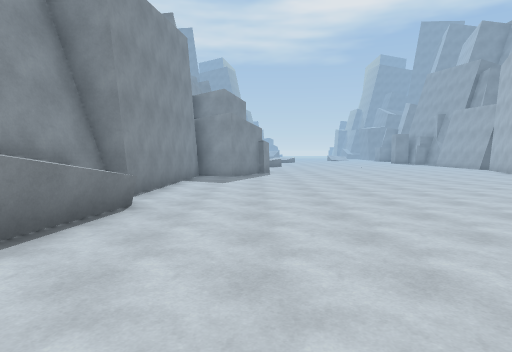
View 1 (above)

21 first-person views from a walk through a 3-D level made in the Unity game engine. The camera is 1.5 m above the floor, tilts 4° down and sees 75° across. The floor is counted in squares, 1.81 m on a side. Each view is taken from the middle of a square. On the plan, view 1 faces up. The plan holds only what a view shows up to about 11 squares ahead; the rest is blank. The place goes on beyond the plan. The player is left out.

View 2
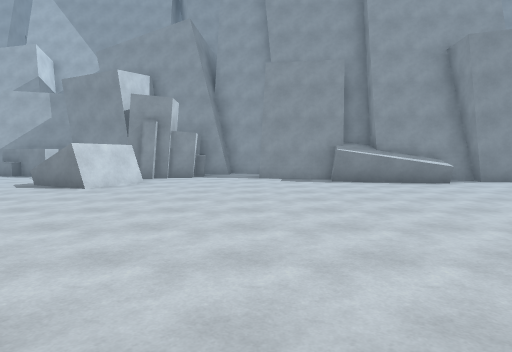

View 3
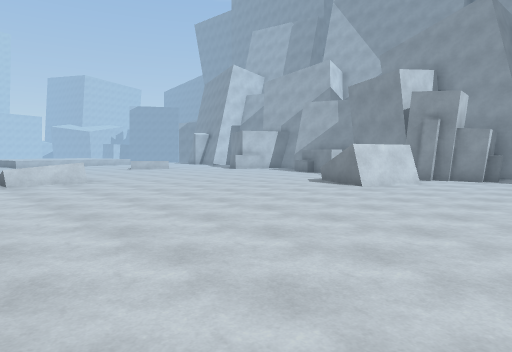

View 4
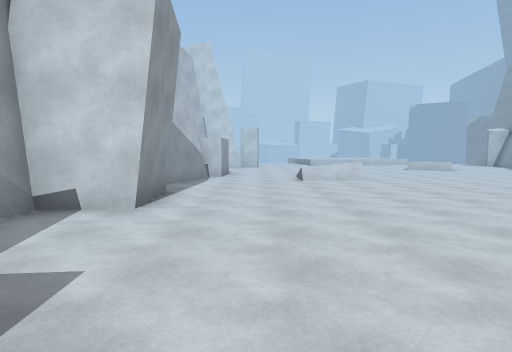

View 5
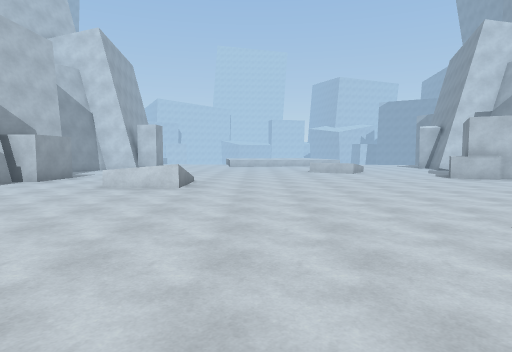

View 6
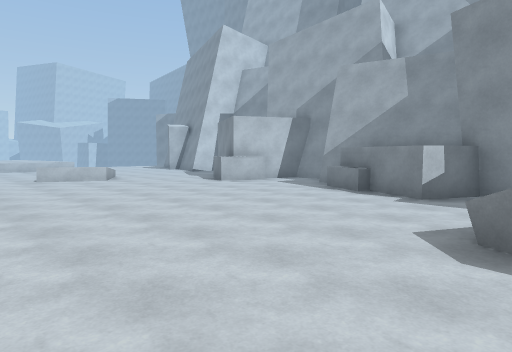

View 7
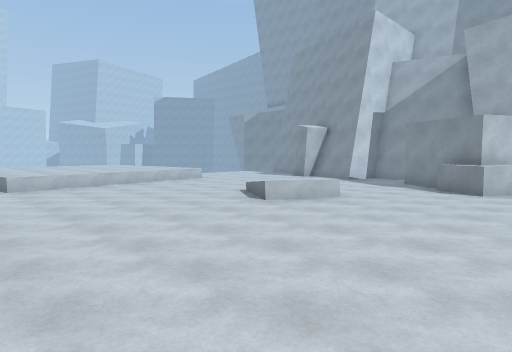

View 8
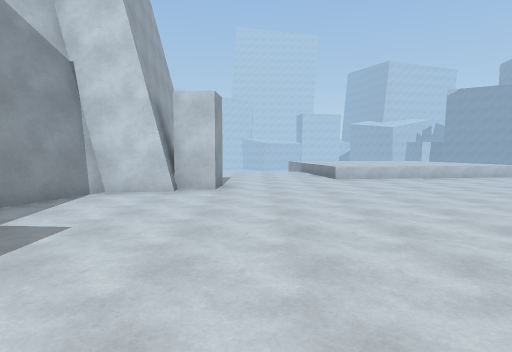

View 9
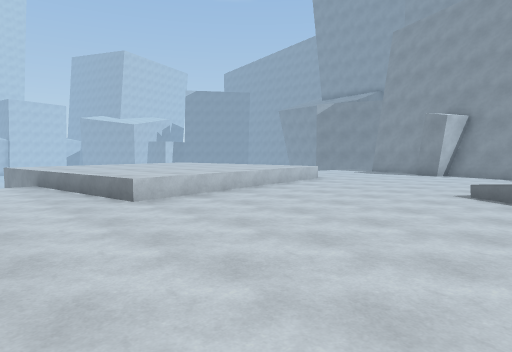

View 10
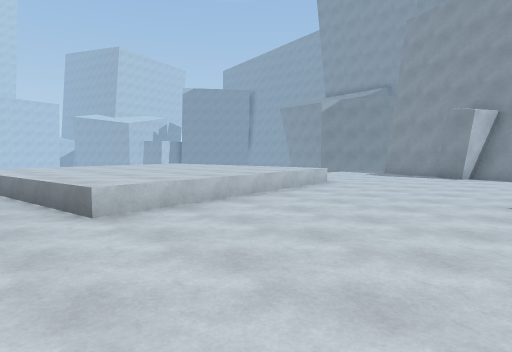

View 11
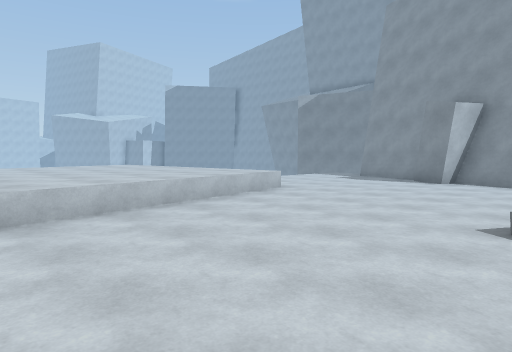

View 12
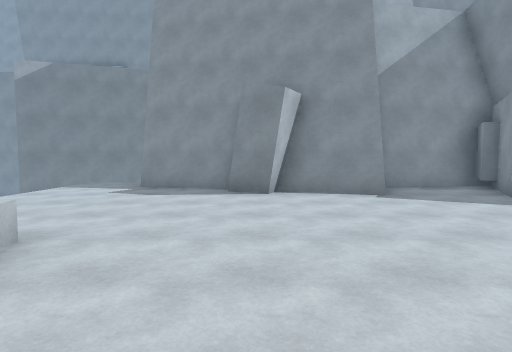

View 13
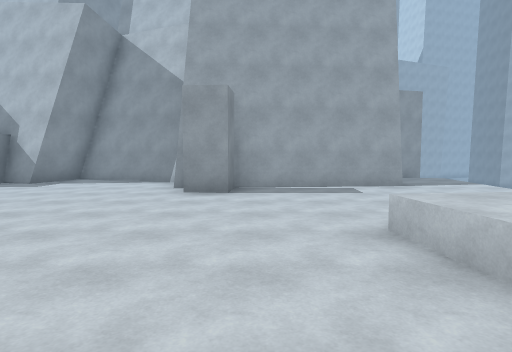

View 14
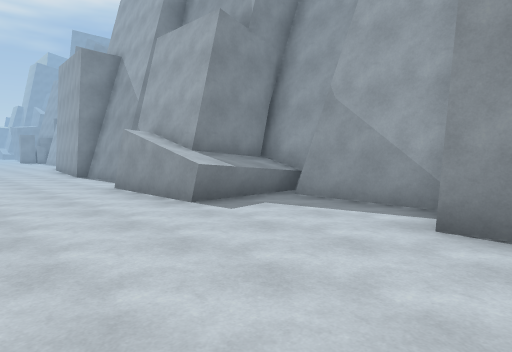

View 15
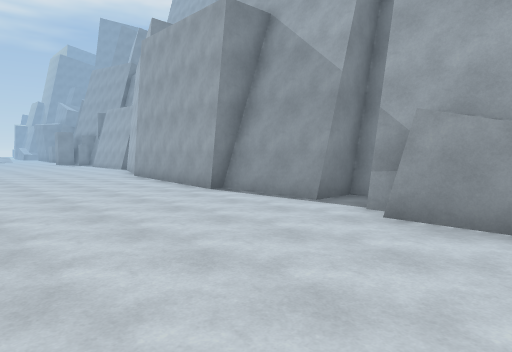

View 16
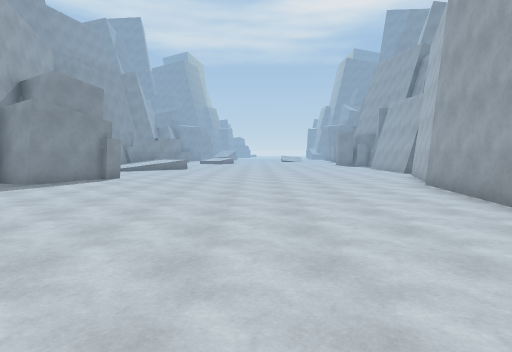

View 17
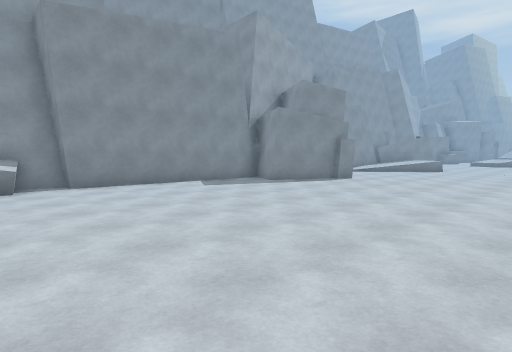

View 18
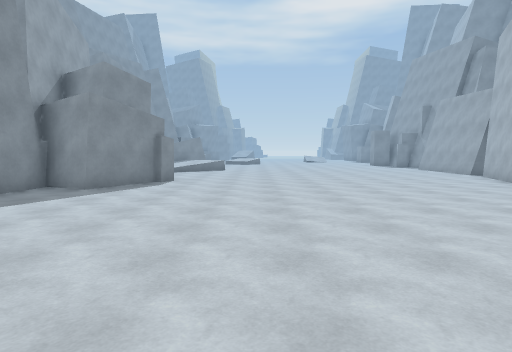

View 19
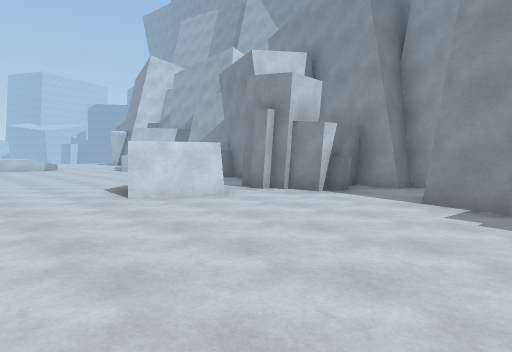

View 20
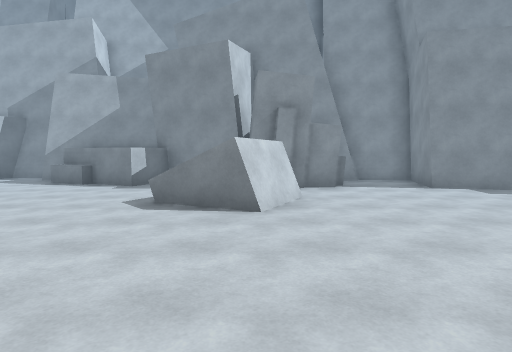

View 21
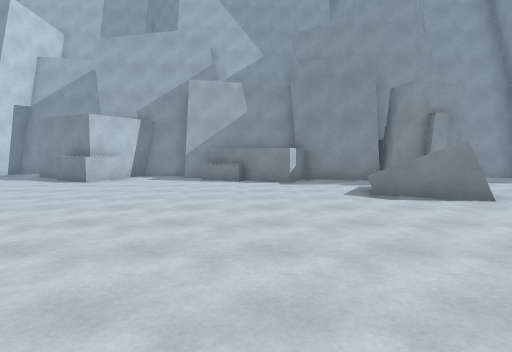

### Floor plan
Key: @ floor where view 1 was taken; # wall or solid block; . main floor; : floor 0.75 m higher than the main floor; / step, stairs or slope; = window, fence, low wall or low ledge; ^ raised ledge; v drop or lower ground.
Columns run from 11 left of view 1 to 11 right of it. Each row starts with its distance up from view 1.
 15             ..........#
 14            #..........#
 13           ##.........##
 12          ##..........#
 11          #...........#
 10         ##..........##
  9         #...........#
  8         #...........#
  7         #...........#
  6         #...........#
  5         ^^..........#
  4        #^^..........##
  3        ##............#
  2        ##...........##
  1      ###...........##
  0      #.....@.......####
 -1     ##.............^^^#
 -2      ###..............#
 -3      ###..............#
 -4      ###.##...........#
 -5      ##.^^^.........###
 -6      ##..=..........#
 -7       #.............#
 -8       #..............
 -9      ##..............
-10     ##.........==...#
-11     #..........//...#
-12     #.=............##
-13     ##^............##
-14   #####.............###
-15    ###...=............#
-16    #..... :..........##
-17    #..... /..........#
-18    ##..............###
-19     #.............##
-20    ##..............#
-21    #...............#
-22    #.....^^^^^^....##
-23   ......^^^^^^^.. ..#
-24 # ..... ^^^^^^^^. ...
-25 #  vvv  ^^^^^^^^. ....
-26 #v       ^^^^^^^   vvvv
-27 ##       ^^^^^^^

Positions as (right, up) in squares from view 1, and headings:
1: (0, 0), facing up
2: (7, 0), facing left
3: (7, 0), facing down-left
4: (7, 0), facing down
5: (2, -2), facing down
6: (2, -5), facing down-left
7: (5, -11), facing down-left
8: (6, -11), facing down
9: (6, -16), facing down-left
10: (5, -17), facing down-left
11: (3, -17), facing down-left
12: (0, -20), facing left
13: (0, -20), facing right
14: (5, -6), facing up-right
15: (4, 0), facing up-right
16: (5, 3), facing up
17: (6, 4), facing up-left
18: (3, 4), facing up
19: (2, 2), facing down-left
20: (4, -4), facing left
21: (5, -8), facing left
